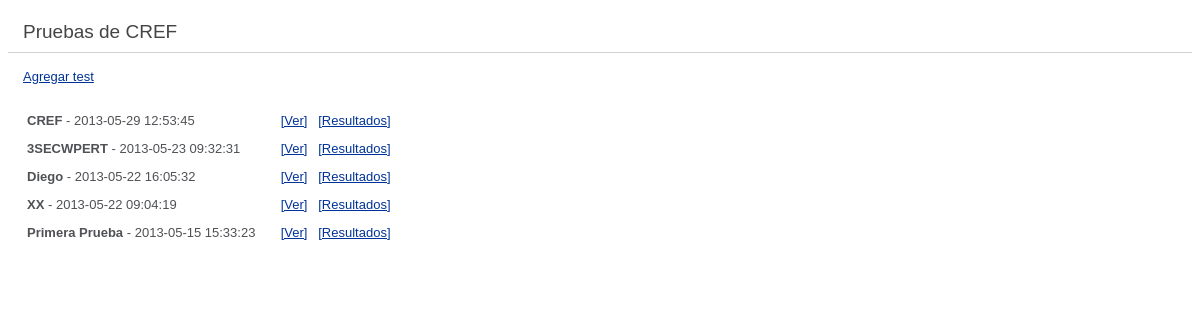
The page /index.php/creftest on the database its author committed.
### tables this page shows
CREATE TABLE `test_cref` (
  `id` int(10) unsigned NOT NULL auto_increment,
  `name` varchar(25) NOT NULL,
  `date` datetime NOT NULL,
  `disturbance` smallint(2) NOT NULL,
  `exposure` int(10) NOT NULL,
  PRIMARY KEY  (`id`)
);

### application/controllers/creftest.php (called while the page is built, shortened)
<?php
class CrefTest extends CI_Controller {
	public function __construct()
	{
		$this->load->model('creftest_model');
	}
	public function index()
	{
		$data['tests'] = $this->creftest_model->get();
		$data['title'] = 'Pruebas de CREF';
		$this->load->view('templates/header', $data);
		$this->load->view('creftest/index', $data);
		$this->load->view('templates/footer');
	}
}

### index.php (called while the page is built, shortened)
<?php
require_once BASEPATH.'core/CodeIgniter.php';

### application/models/creftest_model.php (called while the page is built, shortened)
<?php
class creftest_model extends CI_Model {
	public function get() {
		$this->db->from('test_cref')->order_by("date", "desc");
		return $this->db->get()->result_array();
	}
}

### application/views/creftest/index.php (the view, shortened to what this page needs)
<div id="main">
	<div>
		<a href="<?php echo site_url("creftest/add");?>" id="btn-add">Agregar test</a><br/><br/>
	</div>
	<div id="gallery">
	<?php
	if (sizeof($tests) > 0) :
		foreach ($tests as $test): ?>
			<div class="test-item">
				<div class="test-info">
					<?php echo "<strong>" . $test['name'] . '</strong> - ' . $test['date']?>
				</div>
				<div id="test-actions">
					<a href="<?php echo site_url("creftest/" . $test['id']);?>">[Ver]</a>
					<a href="<?php echo site_url("creftest/results/" . $test['id']);?>">[Resultados]</a>
				</div>
			</div>
			<?php
		endforeach;
	else:
		echo "A&uacute;n no hay pruebas";
	endif;
	?>
	</div>
</div>

### resources/css/theme.css (style rules this page uses)
body { background-color: #fff; font: 13px/20px normal Helvetica, Arial, sans-serif; color: #4F5155; }
a { color: #003399; background-color: transparent; font-weight: normal; }
#main { text-align: center; height: 100%; text-align: left; padding: 15px; padding-top: 0px }
#gallery { text-align: left; }
.test-item { padding: 4px; }
.test-info { width: 250px; display: inline-block; }
.test-item div { display: inline-block; }

### rows shown on the page
test_cref: name "CREF", date "2013-05-29 12:53:45"
test_cref: name "3SECWPERT", date "2013-05-23 09:32:31"
test_cref: name "Diego", date "2013-05-22 16:05:32"
test_cref: name "XX", date "2013-05-22 09:04:19"
test_cref: name "Primera Prueba", date "2013-05-15 15:33:23"

### other values the page prints
$title "Pruebas de CREF"
